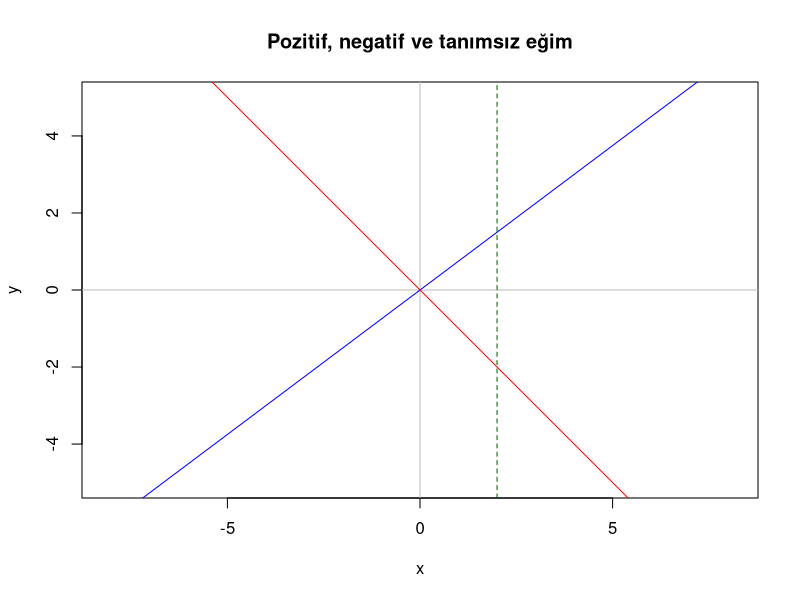

Write R code to recreate this figure.
# Eğim ve Eğim Açısı

egim <- function(x1, y1, x2, y2) {
  if (x1 == x2) stop("Dikey doğrunun eğimi tanımsızdır.")
  (y2 - y1) / (x2 - x1)
}
# A(-8,-5), B(12,10), C(19,34) noktalarını ele alalım.
m_AB <- egim(-8, -5, 12, 10)
m_BC <- egim(12, 10, 19, 34)
c(AB = m_AB, BC = m_BC)  # 0.75; 24/7

# atan(), radyan verir. Dereceye çevirelim.
aci_AB <- atan(m_AB) * 180 / pi
aci_AB  # Yaklaşık 36.87 derece

# Negatif eğimde eğim açısı 90 ile 180 derece arasındadır.
m <- -1
aci <- atan(m) * 180 / pi
if (aci < 0) aci <- aci + 180
aci  # 135

# Dikey doğru x = 2; eğim açısı 90 derece, eğimi tanımsız.
plot(0, 0, type = "n", xlim = c(-5, 5), ylim = c(-5, 5), asp = 1,
     xlab = "x", ylab = "y", main = "Pozitif, negatif ve tanımsız eğim")
abline(h = 0, v = 0, col = "gray")
abline(a = 0, b = m_AB, col = "blue")
abline(a = 0, b = -1, col = "red")
abline(v = 2, col = "darkgreen", lty = 2)
